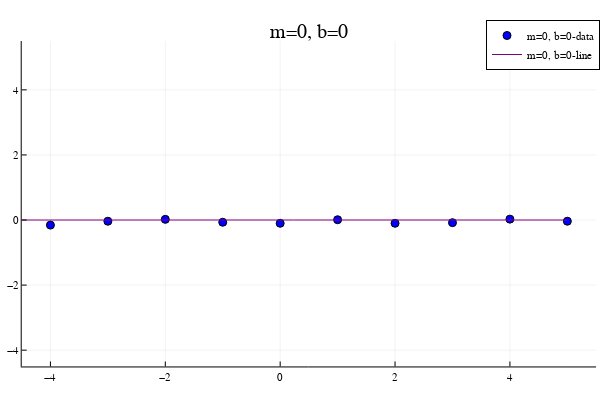

Source (notebook cell):
### Markdown cell above
## Predicting new data

We can use `Gen.generate` to generate a trace where certain random choices are
constrained to given values. This is done by way of a `Gen.choicemap`.

### Code cell


### Figure 1 — Plotly figure (JSON) as saved in the notebook; plotly's stock layout.template omitted (floating-point values rounded to 4 significant figures)
{"data": [{"colorbar": {"title": {"text": ""}}, "legendgroup": "m=0, b=0-data", "marker": {"color": "rgba(0, 0, 255, 1.000)", "line": {"color": "rgba(0, 0, 0, 1)", "width": 1}, "size": 8, "symbol": "circle"}, "mode": "markers", "name": "m=0, b=0-data", "showlegend": true, "type": "scatter", "x": [-5, -4, -3, -2, -1, 0, 1, 2, 3, 4, 5], "xaxis": "x", "y": [0.07745, -0.1567, -0.03709, 0.0198, -0.06858, -0.1007, 0.008704, -0.1007, -0.08054, 0.02726, -0.03632], "yaxis": "y", "zmax": null, "zmin": null}, {"colorbar": {"title": {"text": ""}}, "legendgroup": "m=0, b=0-line", "line": {"color": "rgba(128, 0, 128, 1.000)", "dash": "solid", "shape": "linear", "width": 1}, "mode": "lines", "name": "m=0, b=0-line", "showlegend": true, "type": "scatter", "x": [-5, 5], "xaxis": "x", "y": [0, 0], "yaxis": "y", "zmax": null, "zmin": null}], "layout": {"annotations": [{"font": {"color": "rgba(0, 0, 0, 1)", "family": "sans-serif", "size": 20}, "rotation": 0, "showarrow": false, "text": "m=0, b=0", "x": 0.5148, "xanchor": "center", "xref": "paper", "y": 1, "yanchor": "top", "yref": "paper"}], "height": 400, "legend": {"bgcolor": "rgba(255, 255, 255, 1.000)", "bordercolor": "rgba(0, 0, 0, 1)", "borderwidth": 1, "font": {"color": "rgba(0, 0, 0, 1)", "family": "sans-serif", "size": 11}, "title": {"font": {"color": "rgba(0, 0, 0, 1)", "family": "sans-serif", "size": 15}, "text": ""}, "tracegroupgap": 0, "traceorder": "normal", "x": 1, "xanchor": "auto", "y": 1, "yanchor": "auto"}, "margin": {"b": 20, "l": 0, "r": 0, "t": 20}, "paper_bgcolor": "rgba(255, 255, 255, 1.000)", "plot_bgcolor": "rgba(255, 255, 255, 1.000)", "showlegend": true, "width": 600, "xaxis": {"anchor": "y", "domain": [0.03619, 0.9934], "gridcolor": "rgba(0, 0, 0, 0.1)", "gridwidth": 0.5, "linecolor": "rgba(0, 0, 0, 1)", "mirror": false, "range": [-4.5, 5.5], "showgrid": true, "showline": true, "showticklabels": true, "tickangle": 0, "tickcolor": "rgb(0, 0, 0)", "tickfont": {"color": "rgba(0, 0, 0, 1)", "family": "sans-serif", "size": 11}, "tickmode": "array", "ticks": "inside", "ticktext": ["−4", "−2", "0", "2", "4"], "tickvals": [-4, -2, 0, 2, 4], "title": {"font": {"color": "rgba(0, 0, 0, 1)", "family": "sans-serif", "size": 15}, "text": ""}, "type": "linear", "visible": true, "zeroline": false, "zerolinecolor": "rgba(0, 0, 0, 1)"}, "yaxis": {"anchor": "x", "domain": [0.03762, 0.9415], "gridcolor": "rgba(0, 0, 0, 0.1)", "gridwidth": 0.5, "linecolor": "rgba(0, 0, 0, 1)", "mirror": false, "range": [-4.5, 5.5], "showgrid": true, "showline": true, "showticklabels": true, "tickangle": 0, "tickcolor": "rgb(0, 0, 0)", "tickfont": {"color": "rgba(0, 0, 0, 1)", "family": "sans-serif", "size": 11}, "tickmode": "array", "ticks": "inside", "ticktext": ["−4", "−2", "0", "2", "4"], "tickvals": [-4, -2, 0, 2, 4], "title": {"font": {"color": "rgba(0, 0, 0, 1)", "family": "sans-serif", "size": 15}, "text": ""}, "type": "linear", "visible": true, "zeroline": false, "zerolinecolor": "rgba(0, 0, 0, 1)"}}}
